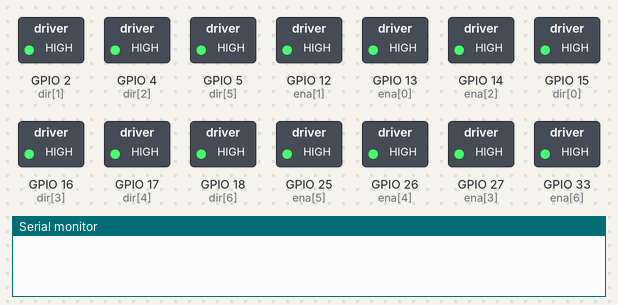
Recording of a sketch running on a simulated ESP32. On the bench: switched loads named in the sketch (green lamp = pin HIGH), the last lines printed to the serial monitor.

Above: at 0.5 s.
At 3.5 s:
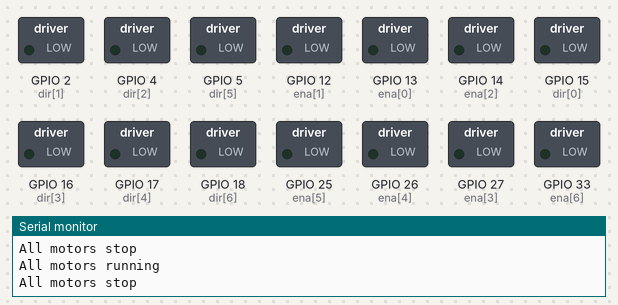
Timing chart, 0 to 4.6 s (numbered marks = the images above):
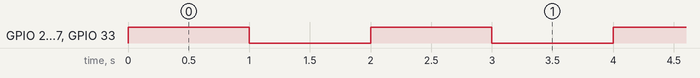

The sketch:

allMotor.ino
```cpp
// Define pin connections for 5 motors
const int ena[] = { 13, 12, 14, 27, 26, 25, 33 };  // PWM pins for speed control
const int dir[] = { 15, 2, 4, 16, 17, 5, 18 };     // Direction control pins

void setup() {
  // Set the pins as outputs for all motors
  for (int i = 0; i < 7; i++) {
    pinMode(ena[i], OUTPUT);
    pinMode(dir[i], OUTPUT);
  }

  Serial.begin(115200);
}

void loop() {
  // Example: Run all motors forward
  // for (int i = 0; i < 5; i++) {
  //   digitalWrite(dir[i], LOW);
  //   analogWrite(ena[i], 255);
  // }

  // delay(5000);
  // Serial.println("All motors running forward");

  // // Stop all motors
  // for (int i = 0; i < 5; i++) {
  //   analogWrite(ena[i], 0);
  // }

  // delay(1000); // Wait for 1 second

  // Example: Run all motors backward
  for (int i = 0; i < 7; i++) {
    digitalWrite(dir[i], HIGH);
    analogWrite(ena[i], 255);
  }

  delay(1000);
  Serial.println("All motors running");

  // Stop all motors
  for (int i = 0; i < 7; i++) {
    digitalWrite(dir[i], LOW);
    analogWrite(ena[i], 0);
  }
  Serial.println("All motors stop");

  delay(1000);  // Wait for 1 second
}
```

Measured:
- by itself, GPIO 2 (dir[1]), GPIO 4 (dir[2]), GPIO 5 (dir[5]), GPIO 12 (ena[1]), GPIO 13 (ena[0]), GPIO 14 (ena[2]), GPIO 15 (dir[0]), GPIO 16 (dir[3]), GPIO 17 (dir[4]), GPIO 18 (dir[6]), GPIO 25 (ena[5]), GPIO 26 (ena[4]), GPIO 27 (ena[3]), GPIO 33 (ena[6]): alternates HIGH for 1.0 s and LOW for 1.0 s
